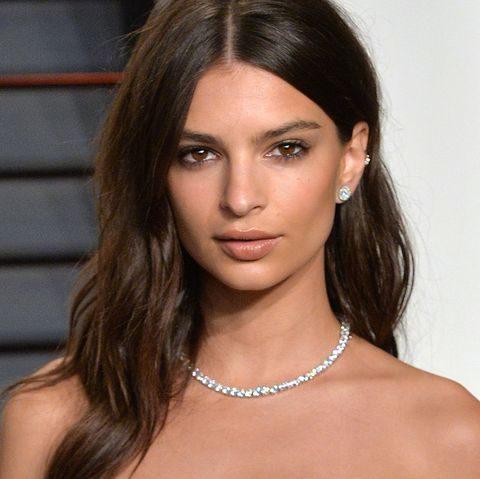
#> input picture Tutorial2/img.jpg, 480 x 479 px
$ python AreaProcessing.py
#> lines starting #> are read from the running program, lines starting #| are printed output that depends on the picture
import time

import cv2
import numpy as np
from matplotlib import pyplot as plt

fullImage = cv2.imread("img.jpg", 0)
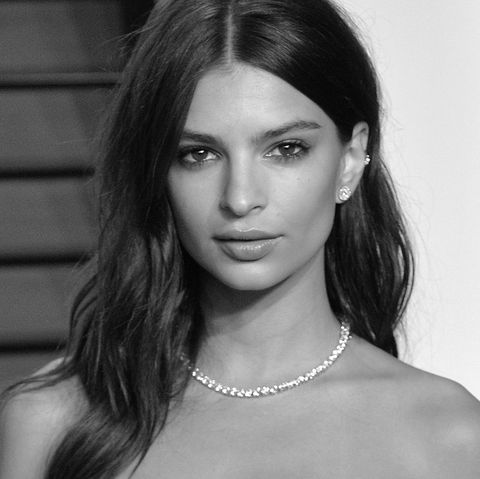
#> fullImage: shape (479, 480); min 0, max 255, mean 115.8
(nWidth, nHeight) = (128, 128)  # nxn


# [4 lines left out: function histogram, not called in this run]


# Ex1: Sliding Window
# im; image n: (n*n) size s:stride
def slidingWindow(im, n, s):
    # slide a window across the image
    for y in range(0, im.shape[0], s):
        for x in range(0, im.shape[1], s):
            yield x, y, im[y:y + n[1], x:x + n[0]]


# [13 lines left out: function slide, not called in this run]


# slide(fullImage, (80, 80), 20)

# Ex2:  Convolution on RoI
sobelKernelx = np.array([[1.0, 0.0, -1.0], [2.0, 0.0, -2.0], [1.0, 0.0, -1.0]])
sobelKernely = np.array([[1.0, 2.0, 1.0], [0.0, 0.0, 0.0], [-1.0, -2.0, -1.0]])


# [72 lines left out: functions sobelSector, sobel, sobelFull, sobelFullWithVisibleWindow, not called in this run]


# Ex4: Bilinear and Gaussian kernels
def conv(img):
    for (x, y, window) in slidingWindow(fullImage, n=(nWidth, nHeight), s=nWidth):
        if window.shape[0] < nWidth or window.shape[1] < nHeight:
            continue
        print(window.shape)
        print(window)

        # kernel = cv2.GaussianBlur(img, (10, 10), cv2.BORDER_DEFAULT)
        # dst = cv2.filter2D(window, -1, kernel)
        # cv2.imshow("Gaussian", dst)

        # Works with OpenCV
        blur = cv2.GaussianBlur(window, (5, 5), 0)
        cv2.imshow("blur", blur)

        # Creates a new Image each iteration to prevent overlapping rectangles
        clone = fullImage.copy()
        cv2.rectangle(clone, (x, y), (x + nWidth, y + nHeight), (0, 255, 0), 2)
        cv2.imshow("Window", clone)
        # Keeps refreshing new image every 0.025s
        cv2.waitKey(0)
        time.sleep(0.15)
#> this loop made 16 passes
#> (x, y) on passes 1 to 12: (0, 0), (128, 0), (256, 0), (384, 0), (0, 128), (128, 128), (256, 128), (384, 128), (0, 256), (128, 256), (256, 256), (384, 256)
#> (printed output is left out)
#> pass 1, in conv, `blur = cv2.GaussianBlur(window, (5, 5), 0)`:
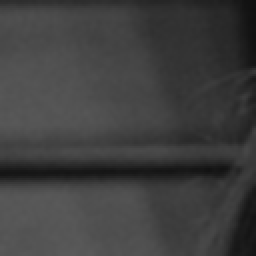
#> blur: shape (128, 128) (shown 2 times larger); min 15, max 90, mean 62.9
#> pass 1, in conv, `cv2.imshow("Window", clone)`:
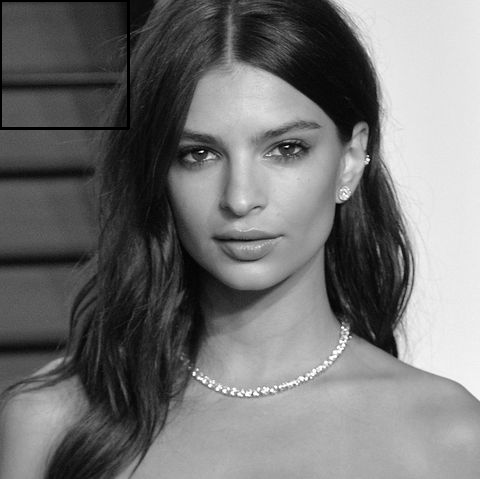
#> window 'Window': shape (479, 480); min 0, max 255, mean 115.5
#> pass 2, in conv, `blur = cv2.GaussianBlur(window, (5, 5), 0)`:
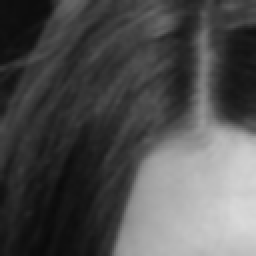
#> blur: shape (128, 128) (shown 2 times larger); min 10, max 217, mean 79.2
#> pass 2, in conv, `cv2.imshow("Window", clone)`:
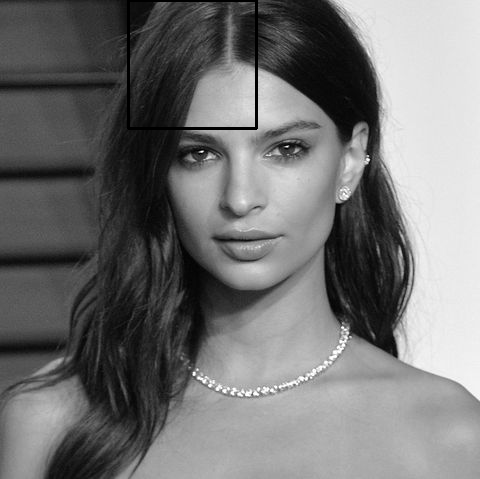
#> window 'Window': shape (479, 480); min 0, max 255, mean 115.3


# Ex4: bilateral and Gaussian kernels
# [23 lines left out: functions biKernel, makeGaussian, not called in this run]


# Ex1
print("Ex1")
# slide(fullImage, (128, 128), 40)

# Ex2
# roi = 300
# sobelSector(fullImage, roi)

# Ex3
# sobelFull(fullImage)

# Ex3 with Window
# sobelFullWithVisibleWindow(fullImage)

# Ex4
conv(fullImage)
# biKernel(fullImage)
